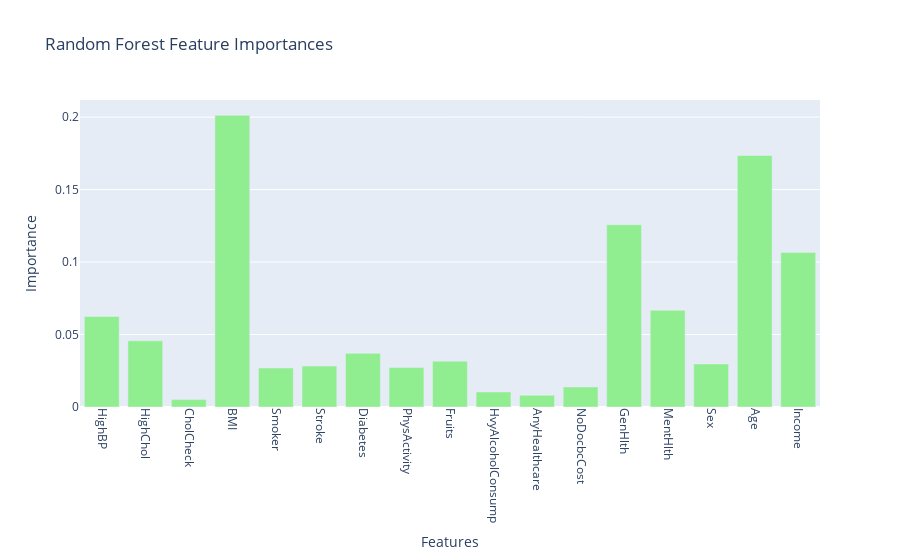

Notebook code for this chart:
### Code cell
# Random Forest Feature Importances
feature_importances_rf = rf.feature_importances_
fig_rf = go.Figure(data=go.Bar(
    x=x_train_norm_df.columns,
    y=feature_importances_rf,
    marker_color='lightgreen'
))
fig_rf.update_layout(
    title='Random Forest Feature Importances',
    xaxis_title='Features',
    yaxis_title='Importance',
    xaxis_tickangle=90
)

# Show the Random Forest plot
fig_rf.show()

### Figure 1 — Plotly figure (JSON) as saved in the notebook; plotly's stock layout.template omitted (floating-point values rounded to 4 significant figures)
{"data": [{"marker": {"color": "lightgreen"}, "type": "bar", "x": ["HighBP", "HighChol", "CholCheck", "BMI", "Smoker", "Stroke", "Diabetes", "PhysActivity", "Fruits", "HvyAlcoholConsump", "AnyHealthcare", "NoDocbcCost", "GenHlth", "MentHlth", "Sex", "Age", "Income"], "y": [0.06247, 0.04565, 0.005098, 0.2012, 0.02691, 0.02821, 0.03702, 0.02722, 0.03161, 0.01036, 0.008112, 0.01382, 0.1257, 0.06675, 0.02973, 0.1735, 0.1067]}], "layout": {"autosize": true, "title": {"text": "Random Forest Feature Importances"}, "xaxis": {"autorange": true, "range": [-0.5, 16.5], "tickangle": 90, "title": {"text": "Features"}, "type": "category"}, "yaxis": {"autorange": true, "range": [0, 0.2118], "title": {"text": "Importance"}, "type": "linear"}}}
